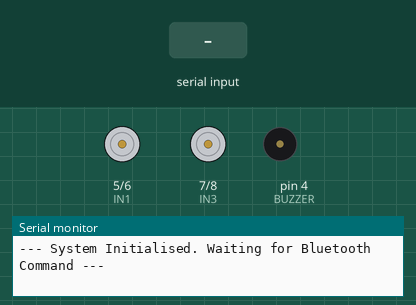
Simulated run of this sketch. Board: Arduino Uno, built with avr-gcc and run on an emulated ATmega328P. Shown: motor-driver pin pairs drawn as motors (green arrow = first pin HIGH = forward, orange = second pin HIGH = backward, longer = more drive), buzzer (waves = sounding, pin HIGH), the last lines printed to the serial monitor. The inputs (shaded band) are chosen by the test bench.

Above: at 1.2 s.
1.3 s: "F\n" received over the second serial link
At 2.3 s:
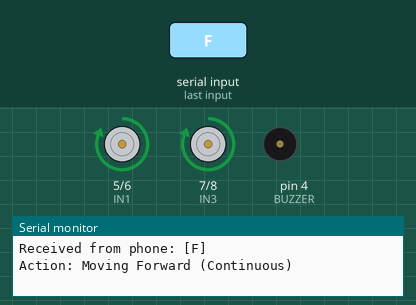
2.8 s: "B\n" received over the second serial link
At 3.4 s:
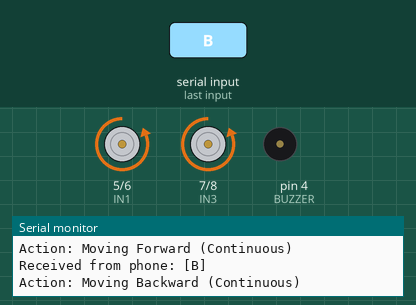
4.3 s: "L\n" received over the second serial link
At 5.5 s:
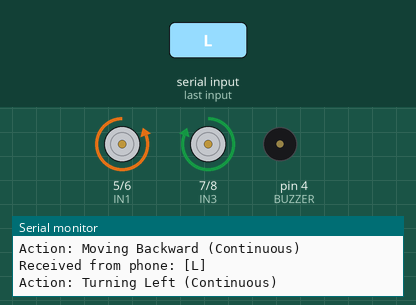
5.8 s: "R\n" received over the second serial link
At 6.9 s:
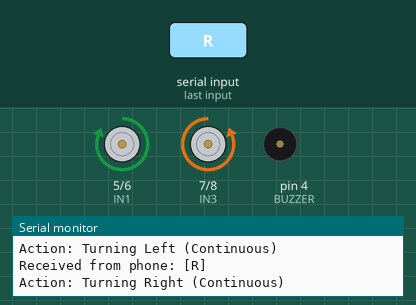
7.3 s: "H\n" received over the second serial link
At 8.0 s:
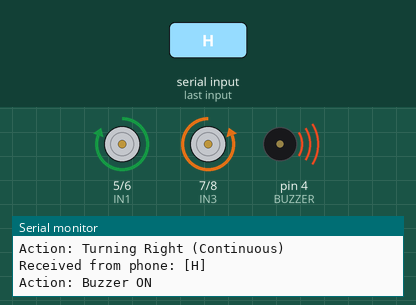
8.8 s: "f\n" received over the second serial link
At 9.2 s:
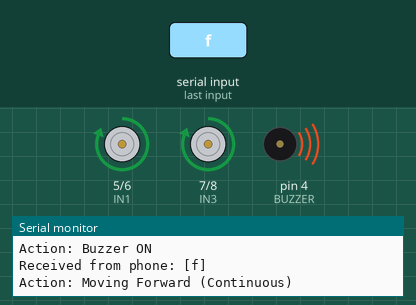
Timing chart, 0 to 11.3 s (numbered marks = the images above; inputs shaded):
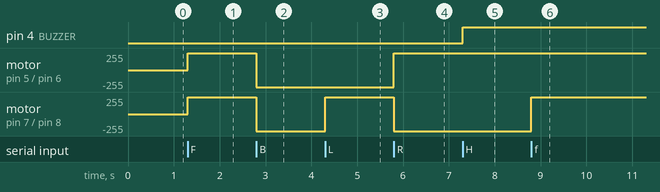

The sketch:

Bluetooth_Controlled_Car_BLE_SENSE.ino
```cpp
#include <SoftwareSerial.h>

// Bluetooth Configuration (HC-05 TX -> D2, HC-05 RX -> D3)
SoftwareSerial Bluetooth(2, 3);

// Motor Driver Pins
const int IN1 = 5;
const int IN2 = 6;
const int IN3 = 7;
const int IN4 = 8;

// Buzzer Pin
const int BUZZER = 4;   // Digital pin D4

bool buzzerOn = false;

void setup() {
  Serial.begin(9600);
  Serial.println("--- System Initialised. Waiting for Bluetooth Command ---");

  pinMode(IN1, OUTPUT);
  pinMode(IN2, OUTPUT);
  pinMode(IN3, OUTPUT);
  pinMode(IN4, OUTPUT);
  pinMode(BUZZER, OUTPUT);        // <-- FIX 1: buzzer pin was never set as output

  digitalWrite(BUZZER, LOW);      // make sure it starts OFF

  Bluetooth.begin(9600);
}

void loop() {
  if (Bluetooth.available() > 0) {
    char command = Bluetooth.read();

    if (command != '\n' && command != '\r') {
      Serial.print("Received from phone: [");
      Serial.print(command);
      Serial.println("]");

      executeMovement(command);
    }
  }
}

void executeMovement(char command) {
  switch (command) {
    case 'F':
    case 'f':
      Serial.println("Action: Moving Forward (Continuous)");
      digitalWrite(IN1, HIGH);
      digitalWrite(IN2, LOW);
      digitalWrite(IN3, HIGH);
      digitalWrite(IN4, LOW);
      break;

    case 'B':
    case 'b':
      Serial.println("Action: Moving Backward (Continuous)");
      digitalWrite(IN1, LOW);
      digitalWrite(IN2, HIGH);
      digitalWrite(IN3, LOW);
      digitalWrite(IN4, HIGH);
      break;

    case 'L':
    case 'l':
      Serial.println("Action: Turning Left (Continuous)");
      digitalWrite(IN1, LOW);
      digitalWrite(IN2, HIGH);
      digitalWrite(IN3, HIGH);
      digitalWrite(IN4, LOW);
      break;

    case 'R':
    case 'r':
      Serial.println("Action: Turning Right (Continuous)");
      digitalWrite(IN1, HIGH);
      digitalWrite(IN2, LOW);
      digitalWrite(IN3, LOW);
      digitalWrite(IN4, HIGH);
      break;

    case 'H':
    case 'h':
      buzzerOn = true;
      digitalWrite(BUZZER, HIGH);   // <-- FIX 2: actually turn buzzer on
      Serial.println("Action: Buzzer ON");
      break;

    case 'C':
    case 'c':
    default:
      Serial.println("Action: Stopping Motors");
      digitalWrite(IN1, LOW);
      digitalWrite(IN2, LOW);
      digitalWrite(IN3, LOW);
      digitalWrite(IN4, LOW);
      buzzerOn = false;
      digitalWrite(BUZZER, LOW);    // <-- FIX 3: actually turn buzzer off
      break;
  }
}
```

Measured:
- after the input at 1.3 s, motor on pin 5 (IN1) / pin 6 (IN2), motor on pin 7 (IN3) / pin 8 (IN4): stopped → forward 255/255 at once
- after the input at 2.8 s, motor on pin 5 (IN1) / pin 6 (IN2), motor on pin 7 (IN3) / pin 8 (IN4): forward 255/255 → backward 255/255 at once
- after the input at 4.3 s, motor on pin 7 (IN3) / pin 8 (IN4): backward 255/255 → forward 255/255 at once
- after the input at 5.8 s, motor on pin 5 (IN1) / pin 6 (IN2): backward 255/255 → forward 255/255 at once; motor on pin 7 (IN3) / pin 8 (IN4): forward 255/255 → backward 255/255 at once
- after the input at 7.3 s, pin 4 (BUZZER): LOW → HIGH at once
- after the input at 8.8 s, motor on pin 7 (IN3) / pin 8 (IN4): backward 255/255 → forward 255/255 at once
